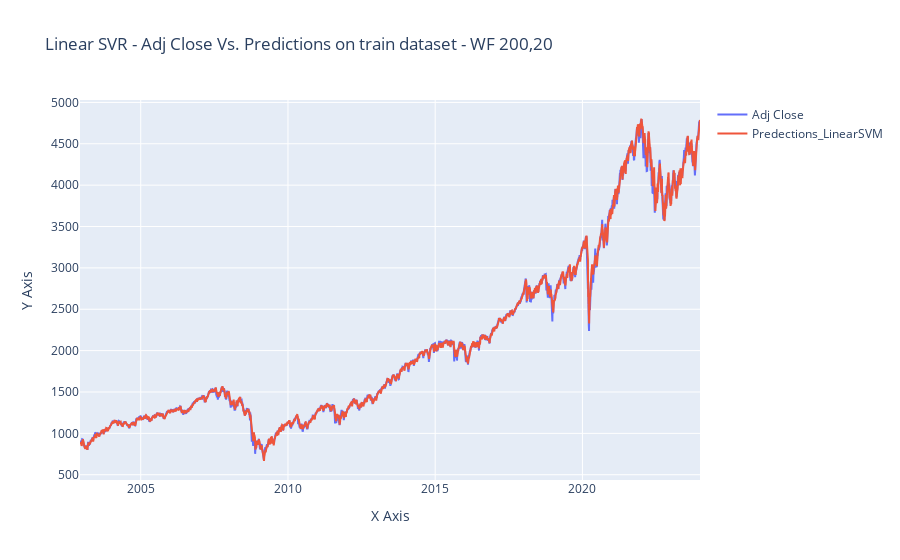

Here is the notebook cell this chart was saved with:
### Code cell
# Assuming df is your DataFrame containing the data
# Replace 'feature1' and 'feature2' with the names of the features you want to plot
feature1 = 'Adj Close'
feature2 = 'Predections_LinearSVM'

# Create line plot
fig = go.Figure(data=go.Scatter(
    x=sp500_d.index,  # Assuming the index represents x-axis values
    y=sp500_d[feature1],
    mode='lines',
    name=feature1
))

# Add another line plot for the second feature
fig.add_trace(go.Scatter(
    x=sp500_d.index,  # Assuming the index represents x-axis values
    y=sp500_d[feature2],
    mode='lines',
    name=feature2
))

# Customize layout
fig.update_layout(
    title='Linear SVR - Adj Close Vs. Predictions on train dataset - WF 200,20',
    xaxis=dict(title='X Axis'),  # Customize x-axis label
    yaxis=dict(title='Y Axis'),  # Customize y-axis label
    hovermode='closest'
)

# Show plot
fig.show()

### Figure 1 — Plotly figure (JSON) as saved in the notebook; plotly's stock layout.template omitted (floating-point values rounded to 4 significant figures; data arrays with more than 128 entries replaced by an {"elided": "..."} marker saying what was removed)
{"data": [{"mode": "lines", "name": "Adj Close", "type": "scatter", "x": {"elided": "5300 str values"}, "y": {"elided": "5300 float values"}}, {"mode": "lines", "name": "Predections_LinearSVM", "type": "scatter", "x": {"elided": "5300 str values"}, "y": {"elided": "5300 float values"}}], "layout": {"hovermode": "closest", "title": {"text": "Linear SVR - Adj Close Vs. Predictions on train dataset - WF 200,20"}, "xaxis": {"title": {"text": "X Axis"}}, "yaxis": {"title": {"text": "Y Axis"}}}}
